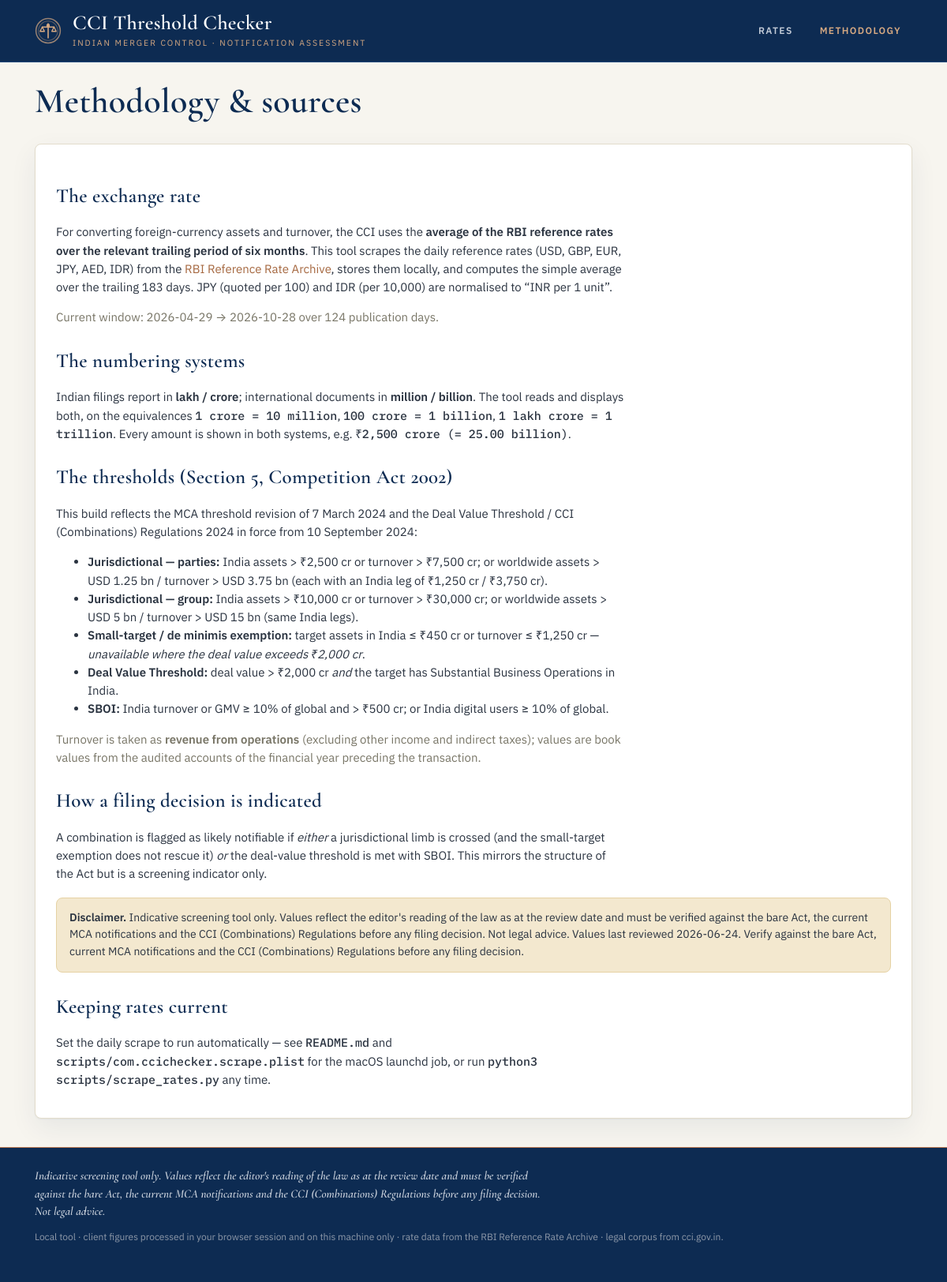
Before: /about with the older database file.
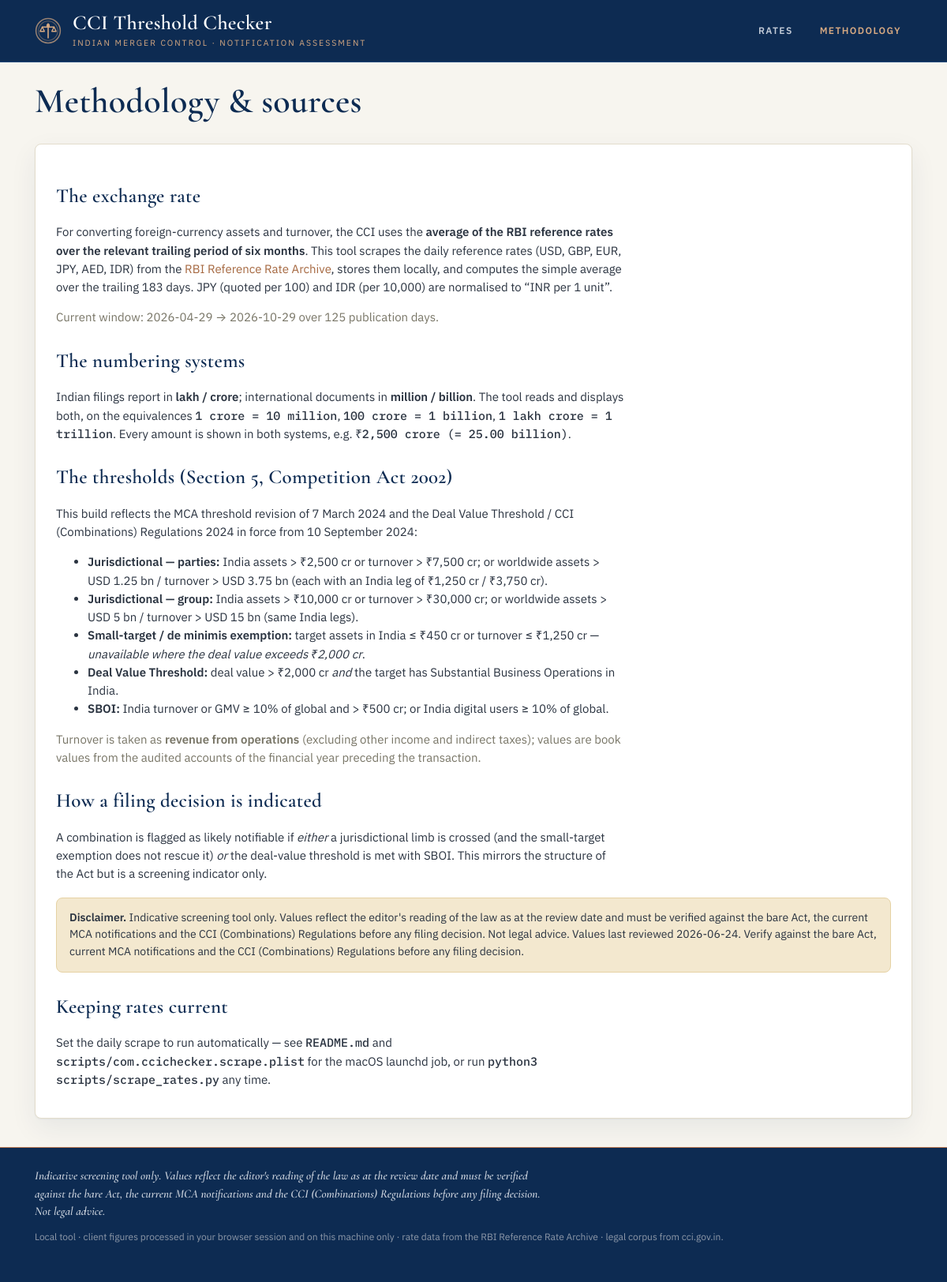
After: the same page with the newer database file.
### tables this page shows
CREATE TABLE rates (
                date       TEXT PRIMARY KEY,   -- ISO yyyy-mm-dd
                usd REAL, gbp REAL, eur REAL, jpy REAL, aed REAL, idr REAL,
                source     TEXT,
                fetched_at TEXT
            );

### app.py (the view)
@app.route("/about")
def about():
    avg, cfg = _avg()
    return render_template("about.html", avg=avg, cfg=cfg)

### app.py (called while the page is built)
def _avg(as_of=None):
    cfg = th.load_config()
    window = int(cfg["meta"].get("fx_window_days", 183))
    return rates_mod.compute_average(window, as_of=as_of), cfg

@app.context_processor
def inject_globals():
    cfg = th.load_config()
    return {
        "fmt_dual": N.format_dual,
        "fmt_indian": N.format_indian,
        "fmt_western": N.format_western,
        "meta": cfg["meta"],
        "last_scrape_at": db.get_meta("last_scrape_at"),
    }

### core/db.py (called while the page is built)
def _conn():
    os.makedirs(DATA_DIR, exist_ok=True)
    c = sqlite3.connect(DB_PATH)
    c.row_factory = sqlite3.Row
    return c

def get_rates_between(start_iso, end_iso):
    with _conn() as c:
        cur = c.execute(
            "SELECT * FROM rates WHERE date >= ? AND date <= ? ORDER BY date ASC",
            (start_iso, end_iso),
        )
        return [dict(r) for r in cur.fetchall()]

def get_meta(key, default=None):
    with _conn() as c:
        cur = c.execute("SELECT value FROM meta WHERE key=?", (key,))
        row = cur.fetchone()
        return row["value"] if row else default

### core/rates.py (called while the page is built, shortened)
def _as_date(v):
    if v is None:
        return None

### core/thresholds.py (called while the page is built)
def load_config():
    with open(CONFIG_PATH, encoding="utf-8") as fh:
        return json.load(fh)

### templates/about.html
{% extends "base.html" %}
{% block content %}
<section class="hero compact">
  <h1>Methodology &amp; sources</h1>
</section>
<section class="card prose">
  <h2>The exchange rate</h2>
  <p>For converting foreign-currency assets and turnover, the CCI uses the <strong>average of the RBI reference rates over the relevant trailing period of six months</strong>. This tool scrapes the daily reference rates (USD, GBP, EUR, JPY, AED, IDR) from the
    <a href="https://www.rbi.org.in/scripts/referenceratearchive.aspx" target="_blank" rel="noopener">RBI Reference Rate Archive</a>,
    stores them locally, and computes the simple average over the trailing {{ meta.fx_window_days }} days. JPY (quoted per 100) and IDR (per 10,000) are normalised to “INR per 1 unit”.</p>
  {% if avg.has_data %}
  <p class="muted">Current window: {{ avg["from"] }} → {{ avg["to"] }} over {{ avg.n_days }} publication days.</p>
  {% endif %}
  <h2>The numbering systems</h2>
  <p>Indian filings report in <strong>lakh / crore</strong>; international documents in <strong>million / billion</strong>. The tool reads and displays both, on the equivalences
    <span class="mono">1 crore = 10 million</span>, <span class="mono">100 crore = 1 billion</span>, <span class="mono">1 lakh crore = 1 trillion</span>. Every amount is shown in both systems, e.g. <span class="mono">₹2,500 crore (= 25.00 billion)</span>.</p>
  <h2>The thresholds (Section 5, Competition Act 2002)</h2>
  <p>This build reflects the MCA threshold revision of 7 March 2024 and the Deal Value Threshold / CCI (Combinations) Regulations 2024 in force from 10 September 2024:</p>
  <ul>
    <li><strong>Jurisdictional — parties:</strong> India assets &gt; ₹2,500 cr or turnover &gt; ₹7,500 cr; or worldwide assets &gt; USD 1.25 bn / turnover &gt; USD 3.75 bn (each with an India leg of ₹1,250 cr / ₹3,750 cr).</li>
    <li><strong>Jurisdictional — group:</strong> India assets &gt; ₹10,000 cr or turnover &gt; ₹30,000 cr; or worldwide assets &gt; USD 5 bn / turnover &gt; USD 15 bn (same India legs).</li>
    <li><strong>Small-target / de minimis exemption:</strong> target assets in India ≤ ₹450 cr or turnover ≤ ₹1,250 cr — <em>unavailable where the deal value exceeds ₹2,000 cr</em>.</li>
    <li><strong>Deal Value Threshold:</strong> deal value &gt; ₹2,000 cr <em>and</em> the target has Substantial Business Operations in India.</li>
    <li><strong>SBOI:</strong> India turnover or GMV ≥ 10% of global and &gt; ₹500 cr; or India digital users ≥ 10% of global.</li>
  </ul>
  <p class="muted">Turnover is taken as <strong>revenue from operations</strong> (excluding other income and indirect taxes); values are book values from the audited accounts of the financial year preceding the transaction.</p>
  <h2>How a filing decision is indicated</h2>
  <p>A combination is flagged as likely notifiable if <em>either</em> a jurisdictional limb is crossed (and the small-target exemption does not rescue it) <em>or</em> the deal-value threshold is met with SBOI. This mirrors the structure of the Act but is a screening indicator only.</p>
  <div class="callout">
    <strong>Disclaimer.</strong> {{ meta.disclaimer }} Values last reviewed {{ meta.last_reviewed }}. Verify against the bare Act, current MCA notifications and the CCI (Combinations) Regulations before any filing decision.
  </div>
  <h2>Keeping rates current</h2>
  <p>Set the daily scrape to run automatically — see <span class="mono">README.md</span> and <span class="mono">scripts/com.ccichecker.scrape.plist</span> for the macOS launchd job, or run <span class="mono">python3 scripts/scrape_rates.py</span> any time.</p>
</section>
{% endblock %}

### templates/base.html (shortened to what this page needs)
<!doctype html>
<html lang="en">
<head>
  <link rel="stylesheet" href="{{ url_for('static', filename='style.css') }}">
</head>
<body>
<header class="masthead">
  <div class="wrap masthead-inner">
    <a class="nameplate" href="{{ url_for('index') }}" aria-label="CCI Threshold Checker — home">
      <span class="np-text">
        <strong>CCI Threshold Checker</strong>
        <small>Indian merger control · notification assessment</small>
      </span>
    </a>
    <nav class="nav" aria-label="Primary">
      <a href="{{ url_for('rates_page') }}" class="{{ 'active' if request.endpoint=='rates_page' }}">Rates</a>
      <a href="{{ url_for('about') }}" class="{{ 'active' if request.endpoint=='about' }}">Methodology</a>
    </nav>
  </div>
</header>
<main class="wrap">
  {% block content %}{% endblock %}
</main>
<footer class="footer">
  <div class="wrap">
    <p class="disclaimer">{{ meta.disclaimer }}</p>
    <p class="muted small">Local tool · client figures processed in your browser session and on this machine only · rate data from the RBI Reference Rate Archive · legal corpus from cci.gov.in.</p>
  </div>
</footer>
</body>
</html>

### static/style.css (style rules this page uses)
:root { --navy:#0d2b52; --navy-2:#143a68; --navy-line:#21497d; --copper:#bf7c54; --copper-2:#a5673f; --copper-soft:#d6a982; --sage:#a9bd8f; --sage-bg:#e7eedb; --sage-line:#cdd9b8; --sage-ink:#34452c; --cream:#f7f5ef; --page:#ffffff; --page-2:#f1ede1; --line:#e3ddcc; --line-2:#d3cbb2; --ink:#0d2b52; --ink-2:#2a3340; --muted:#787566; --over:#9a3324; --over-bg:#f4e3de; --clear:#3c6b46; --clear-bg:#e7eedb; --review:#8a6014; --review-bg:#f3e8cf; --radius:8px; --shadow:0 1px 2px rgba(13,43,82,.05), 0 12px 34px rgba(13,43,82,.07); --serif:"Cormorant","EB Garamond","Iowan Old Style",Georgia,serif; --sans:"Plex Sans",system-ui,-apple-system,"Segoe UI",Roboto,sans-serif; --mono:"Plex Mono",ui-monospace,"SF Mono",Menlo,Consolas,monospace; }
* { box-sizing:border-box }
html { -webkit-text-size-adjust:100% }
body { margin:0;font-family:var(--sans);color:var(--ink-2);background:var(--cream);font-size:15px;line-height:1.55 }
.wrap { max-width:1160px;margin:0 auto;padding:0 24px }
a { color:var(--copper-2);text-decoration:none }
.masthead { background:var(--navy);color:#e7ecf2;border-bottom:1px solid var(--navy-line) }
.masthead-inner { display:flex;align-items:center;justify-content:space-between;gap:24px;min-height:78px;flex-wrap:wrap }
.nameplate { display:flex;align-items:center;gap:14px;color:#fff;padding:10px 0 }
.np-seal { width:34px;height:34px;color:var(--copper-soft);flex:0 0 auto }
.np-text strong { display:block;font-family:var(--serif);font-weight:600;font-size:26px;letter-spacing:.3px;line-height:1 }
.np-text small { display:block;color:var(--copper-soft);font-size:10.5px;letter-spacing:2px;text-transform:uppercase;margin-top:4px }
.nav { display:flex;gap:6px;flex-wrap:wrap }
.nav a { color:#c2cbd7;padding:9px 14px;border-radius:5px;font-size:12px;font-weight:600;letter-spacing:1.4px;text-transform:uppercase;transition:color .18s }
.nav a.active { color:var(--copper-soft) }
.card { background:var(--page);border:1px solid var(--line);border-radius:var(--radius);padding:22px 26px;margin:18px 0;box-shadow:var(--shadow) }
.card h2 { font-family:var(--serif);font-size:28px;font-weight:600;margin:0 0 2px;letter-spacing:.3px;color:var(--ink) }
.muted { color:var(--muted) }
.small { font-size:12px }
.mono { font-family:var(--mono) }
.hero { padding:32px 0 6px }
.hero.compact { padding:26px 0 2px }
.hero h1 { font-family:var(--serif);font-weight:600;font-size:44px;line-height:1.06;margin:0 0 10px;letter-spacing:.3px;color:var(--ink) }
.prose p,.prose ul { max-width:80ch }
.prose h2 { font-family:var(--serif);margin-top:24px;font-size:25px;color:var(--ink) }
.callout { background:var(--review-bg);border:1px solid #e6d2a4;border-radius:8px;padding:14px 16px;margin:18px 0;font-size:14px }
.footer { margin-top:36px;border-top:1px solid var(--copper);background:var(--navy);color:#aeb9c8;padding:24px 0 36px }
.footer .disclaimer { font-size:15px;color:#c8d0db;margin:0 0 6px;max-width:96ch;font-family:var(--serif);font-style:italic;line-height:1.5 }
.footer .small { color:#8e99a9 }

Changed rows visible on the page:
no longer on this page (row edited): rates: to "2026-10-28"
added rates: to "2026-10-29"
Other visible differences:
{{ avg.n_days }}: "124" → "125"
